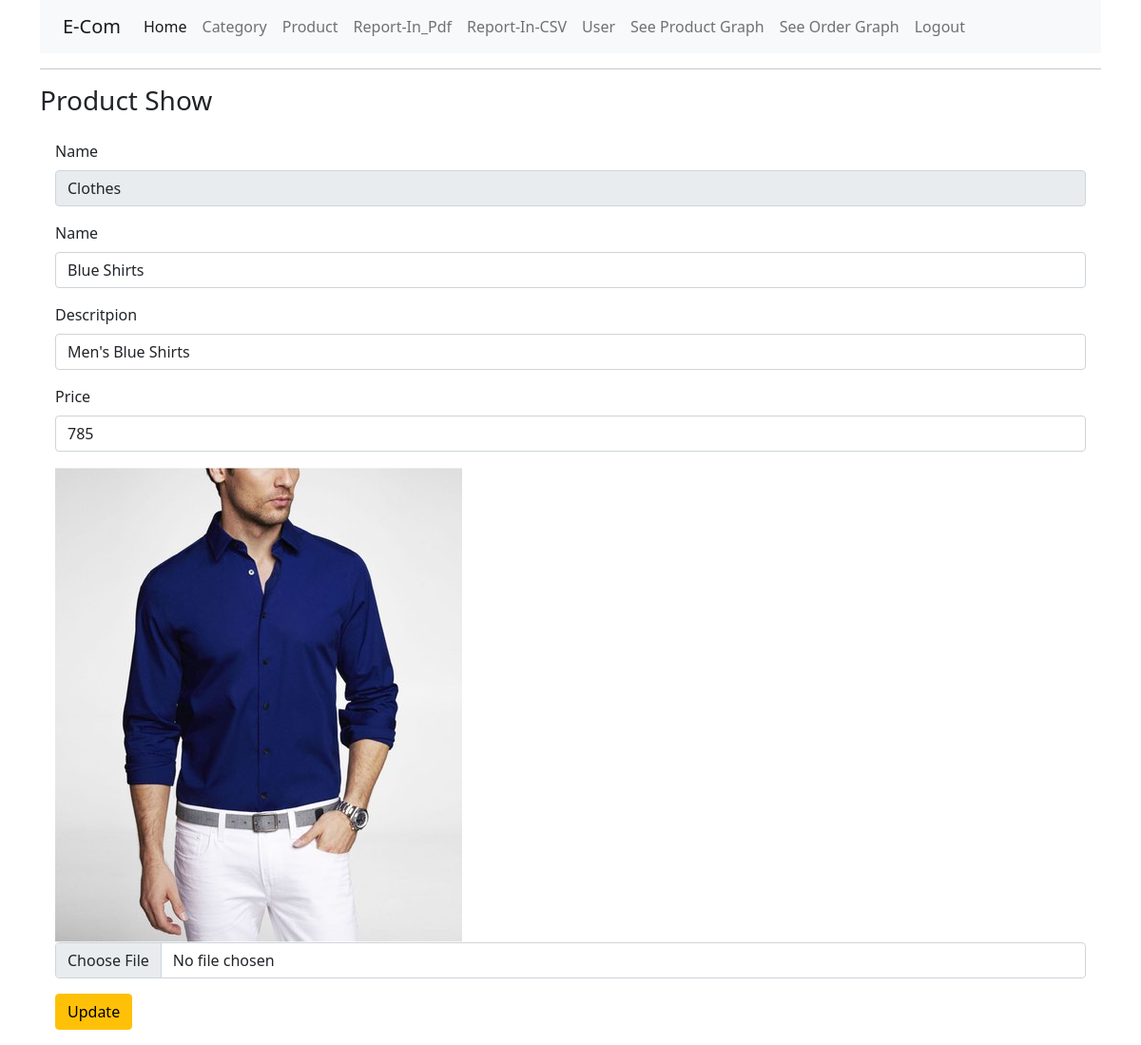
Page /edit_product/3/ (signed in) on the committed database.
### dashb/models.py (models this page shows, shortened)
class Product(models.Model):
    p_id = models.AutoField(primary_key=True)
    category = models.ForeignKey(Category, verbose_name="Choose Category Here", on_delete=models.CASCADE)
    pname = models.CharField(verbose_name="Product Name", max_length=150)
    ptitle = models.CharField(verbose_name="Product Title", max_length=150, null=True)
    quantity = models.PositiveIntegerField(verbose_name="Product Quantity")
    image = models.ImageField(upload_to='%Y-%m-%d/', validators=[FileExtensionValidator(allowed_extensions=['jpeg', 'jpg', 'png'])], default='avtar.png')
    price = models.PositiveIntegerField(null=True)

class Category(models.Model):
    cat_id = models.AutoField(primary_key=True)
    cname = models.CharField(verbose_name = "Add Category Here", max_length=150, null=True)
    at_updated = models.DateTimeField(default=timezone.now)
    def __str__(self):
        return self.cname

### dashb/views.py (the view, shortened to what this page needs)
# urls.py: path('edit_product/<int:p_id>/', views.update_product, name='editproduct'),
def update_product(request, p_id):
    if request.user.is_authenticated:
        product = Product.objects.get(p_id=p_id)
        context = {'product':product}
        return render(request, 'core/edit_prodect.html', context)
    else:
        return redirect('userlogin')

### templates/core/edit_prodect.html (shortened to what this page needs)
{% extends 'common/base.html' %}
{%load crispy_forms_tags %}
{% block content %}
    <div class="container">
        <div class="row">
            <h3>Product Show</h3>
            <div class="col" style="display: flex; column-gap: 25px;">
                <div class="card-body">
                    <form action="" method="POST" enctype="multipart/form-data">
                        <div class="mb-3">
                            <label for="" class="form-label">Name</label>
                            <input type="text" Required name="category" value="{{ product.category }}" class="form-control" readonly>
                        </div>
                        <div class="mb-3">
                            <label for="" class="form-label">Name</label>
                            <input type="text" Required name="pname" value="{{ product.pname }}" class="form-control">
                        </div>
                        <div class="mb-3">
                            <label for="" class="form-label">Descritpion</label>
                            <input type="text" Required name="ptitle" value="{{ product.ptitle }}" class="form-control">
                        </div>
                        <div class="mb-3">
                            <label for="" class="form-label">Price</label>
                            <input type="text" Required name="price" value="{{ product.price }}" class="form-control">
                        </div>
                         <div class="mb-3">
                            {% if product.image %}
                                <img src="{{ product.image.url }}" alt="image here" class="prod-size">
                            {% endif %}
                            <input type="file" name="image" class="form-control">
                        </div>
                        <button type="submit" class="btn btn-warning">Update</button>
                    </form>
                </div>
            </div>
        </div>
    </div>
{% endblock content %}

### rows in the picture
Product: category "Clothes", pname "Blue Shirts", ptitle "Men's Blue Shirts", price "785", image (picture)
